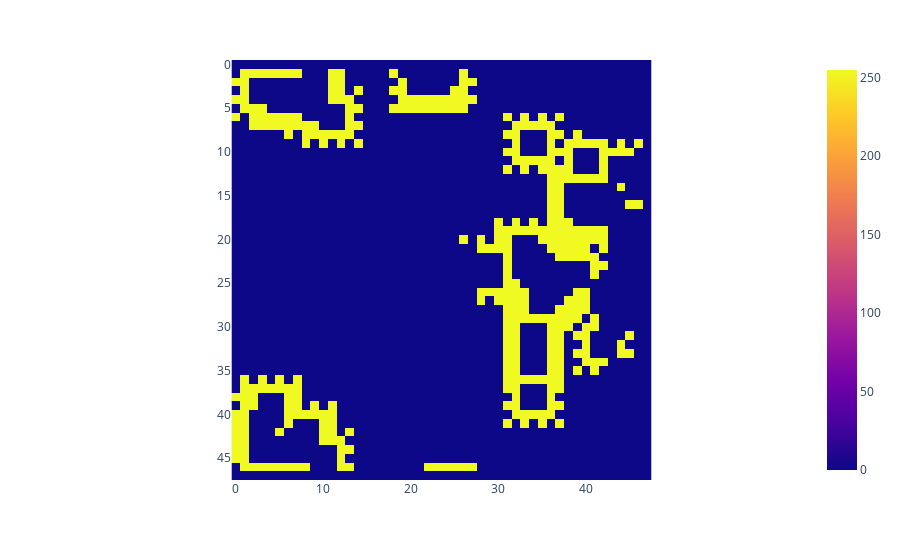
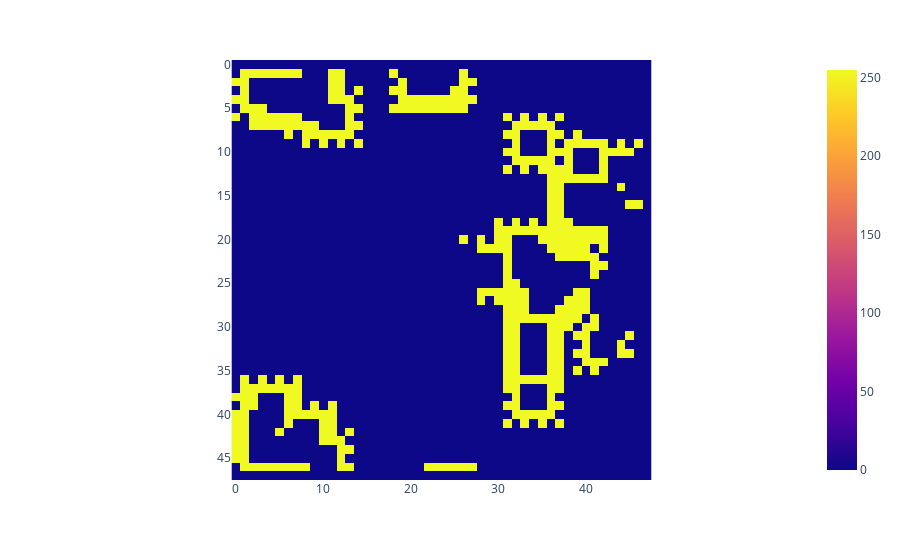

These figures' notebook cell, in order:
### Code cell
# imports from support files with class and functions
import default_agent
import lux_functions

# recreate our agents and run
player0 = env.agents[0]
player1 = env.agents[1]
agents = {
    player0: Agent_007(env.agents[0], env.state.env_cfg), 
    player1: default_agent.Agent_Default(env.agents[1], env.state.env_cfg)
}


lux_functions.interact(env=env, agents=agents, steps=400, video=False)

### Figure 1 — Plotly figure (JSON) as saved in the notebook; plotly's stock layout.template omitted (floating-point values rounded to 4 significant figures; data arrays with more than 128 entries replaced by an {"elided": "..."} marker saying what was removed)
{"data": [{"coloraxis": "coloraxis", "hovertemplate": "x: %{x}<br>y: %{y}<br>color: %{z}<extra></extra>", "name": "0", "type": "heatmap", "xaxis": "x", "yaxis": "y", "z": {"elided": "48x48 int values"}}], "layout": {"coloraxis": {"colorscale": [[0, "#0d0887"], [0.1111, "#46039f"], [0.2222, "#7201a8"], [0.3333, "#9c179e"], [0.4444, "#bd3786"], [0.5556, "#d8576b"], [0.6667, "#ed7953"], [0.7778, "#fb9f3a"], [0.8889, "#fdca26"], [1, "#f0f921"]]}, "margin": {"t": 60}, "xaxis": {"anchor": "y", "constrain": "domain", "domain": [0, 1], "scaleanchor": "y"}, "yaxis": {"anchor": "x", "autorange": "reversed", "constrain": "domain", "domain": [0, 1]}}}

### Figure 2 — Plotly figure (JSON) as saved in the notebook; plotly's stock layout.template omitted (floating-point values rounded to 4 significant figures; data arrays with more than 128 entries replaced by an {"elided": "..."} marker saying what was removed)
{"data": [{"coloraxis": "coloraxis", "hovertemplate": "x: %{x}<br>y: %{y}<br>color: %{z}<extra></extra>", "name": "0", "type": "heatmap", "xaxis": "x", "yaxis": "y", "z": {"elided": "48x48 int values"}}], "layout": {"coloraxis": {"colorscale": [[0, "#0d0887"], [0.1111, "#46039f"], [0.2222, "#7201a8"], [0.3333, "#9c179e"], [0.4444, "#bd3786"], [0.5556, "#d8576b"], [0.6667, "#ed7953"], [0.7778, "#fb9f3a"], [0.8889, "#fdca26"], [1, "#f0f921"]]}, "margin": {"t": 60}, "xaxis": {"anchor": "y", "constrain": "domain", "domain": [0, 1], "scaleanchor": "y"}, "yaxis": {"anchor": "x", "autorange": "reversed", "constrain": "domain", "domain": [0, 1]}}}
